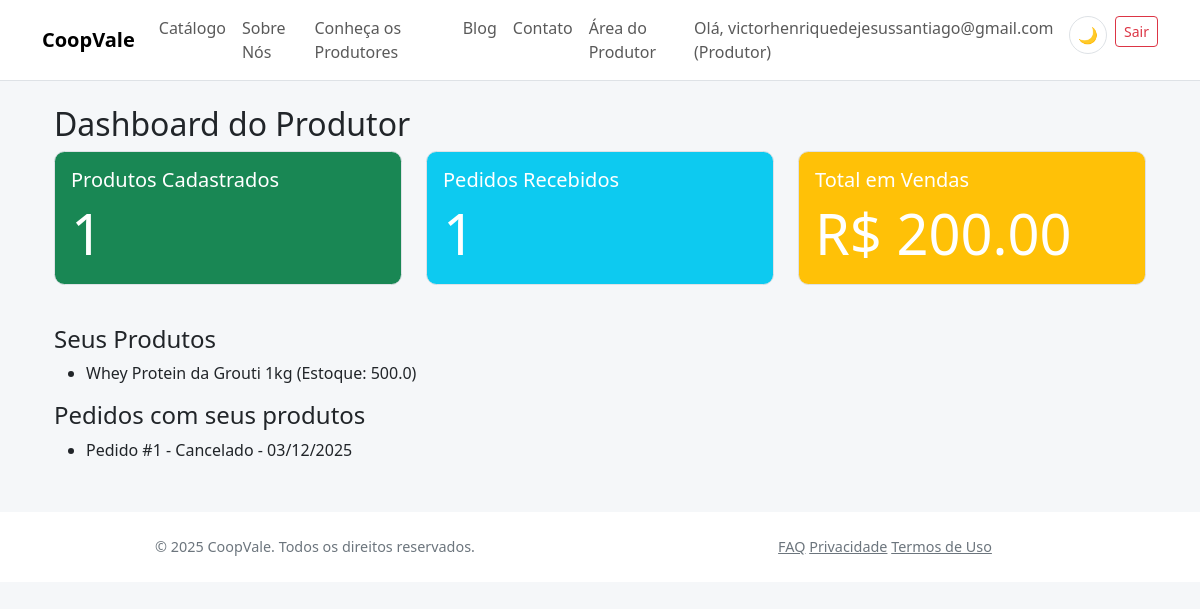
The app's page /produtores/dashboard (signed in) with its own data.
### app/models/core.py (models this page shows, shortened)
class Usuario(db.Model, UserMixin):
    __tablename__ = 'usuarios'
    id = db.Column(db.Integer, primary_key=True)
    email = db.Column(db.String(150), unique=True, nullable=False)
    senha_hash = db.Column(db.String(256), nullable=False)
    tipo_usuario = db.Column(db.String(50), nullable=False, default='visitante')
    ativo = db.Column(db.Boolean, default=True)
    produtor_perfil = db.relationship('Produtor', backref='usuario', uselist=False, lazy=True)
    cliente_perfil = db.relationship('Cliente', backref='usuario', uselist=False, lazy=True)

class Produto(db.Model):
    __tablename__ = 'produtos'
    id = db.Column(db.Integer, primary_key=True)
    nome = db.Column(db.String(150), nullable=False)
    descricao = db.Column(db.Text)
    preco = db.Column(db.Float, nullable=False)
    unidade = db.Column(db.String(20))
    estoque = db.Column(db.Float, default=0.0)
    imagens = db.Column(db.Text)
    tags = db.Column(db.String(200))
    subcategoria = db.Column(db.String(100))
    origem = db.Column(db.String(150))
    informacoes_nutricionais = db.Column(db.Text)
    preco_promocional = db.Column(db.Float)
    sazonal_inicio = db.Column(db.DateTime)
    sazonal_fim = db.Column(db.DateTime)
    produtor_id = db.Column(db.Integer, db.ForeignKey('produtores.id'), nullable=False)
    categoria_id = db.Column(db.Integer, db.ForeignKey('categorias.id'), nullable=False)
    reviews = db.relationship('Review', backref='produto', lazy=True)

class Pedido(db.Model):
    __tablename__ = 'pedidos'
    id = db.Column(db.Integer, primary_key=True)
    cliente_id = db.Column(db.Integer, db.ForeignKey('clientes.id'), nullable=False)
    data = db.Column(db.DateTime, default=lambda: datetime.now(timezone.utc))
    status = db.Column(db.String(50), default='Aguardando confirmação')
    forma_pagamento = db.Column(db.String(50))
    tipo_recebimento = db.Column(db.String(50))
    total = db.Column(db.Float, default=0.0)
    entrega_tipo = db.Column(db.String(20))  # 'retirada' ou 'entrega'
    ponto_retirada_id = db.Column(db.Integer, db.ForeignKey('pontos_retirada.id'))
    taxa_entrega_id = db.Column(db.Integer, db.ForeignKey('taxas_entrega.id'))
    valor_frete = db.Column(db.Float, default=0.0)
    data_agendada = db.Column(db.DateTime)
    observacoes = db.Column(db.Text)
    data_cancelamento = db.Column(db.DateTime)
    motivo_cancelamento = db.Column(db.Text)
    cancelado_por = db.Column(db.String(50))  # cliente, admin, sistema
    itens = db.relationship('ItemPedido', backref='pedido', lazy=True)
    ponto_retirada = db.relationship('PontoRetirada', backref='pedidos', lazy=True)
    taxa_entrega = db.relationship('TaxaEntrega', backref='pedidos', lazy=True)

### app/blueprints/produtores/routes.py (the view)
@produtores_bp.route('/dashboard', endpoint='dashboard_home')
@login_required
def dashboard():
    if current_user.tipo_usuario != 'produtor':
        return render_template('produtores/dashboard.html', erro='Apenas produtores têm acesso ao dashboard.', produtos=[], pedidos=[], total_vendas=0)
    produtor = Produtor.query.filter_by(usuario_id=current_user.id).first()
    produtos = Produto.query.filter_by(produtor_id=produtor.id).all() if produtor else []
    from app.models.core import Pedido, ItemPedido
    pedidos = []
    total_vendas = 0
    if produtos:
        ids_produtos = [p.id for p in produtos]
        itens = ItemPedido.query.filter(ItemPedido.produto_id.in_(ids_produtos)).all()
        pedido_ids = {it.pedido_id for it in itens}
        if pedido_ids:
            pedidos = Pedido.query.filter(Pedido.id.in_(list(pedido_ids))).order_by(Pedido.data.desc()).all()
            total_vendas = sum(it.quantidade * it.preco_unitario for it in itens)
    return render_template('produtores/dashboard.html', erro=None, produtor=produtor, produtos=produtos, pedidos=pedidos, total_vendas=total_vendas)

### app/templates/produtores/dashboard.html
{% extends 'base.html' %}
{% block content %}
<div class="container mt-4">
  <h2>Dashboard do Produtor</h2>
  {% if erro %}
    <div class="alert alert-danger">{{ erro }}</div>
  {% else %}
    <div class="row mb-4">
      <div class="col-md-4">
        <div class="card text-white bg-success mb-3">
          <div class="card-body">
            <h5 class="card-title">Produtos Cadastrados</h5>
            <p class="card-text display-4">{{ produtos|length }}</p>
          </div>
        </div>
      </div>
      <div class="col-md-4">
        <div class="card text-white bg-info mb-3">
          <div class="card-body">
            <h5 class="card-title">Pedidos Recebidos</h5>
            <p class="card-text display-4">{{ pedidos|length }}</p>
          </div>
        </div>
      </div>
      <div class="col-md-4">
        <div class="card text-white bg-warning mb-3">
          <div class="card-body">
            <h5 class="card-title">Total em Vendas</h5>
            <p class="card-text display-4">R$ {{ '%.2f'|format(total_vendas) }}</p>
          </div>
        </div>
      </div>
    </div>
    <h4>Seus Produtos</h4>
    <ul>
      {% for produto in produtos %}
      <li>{{ produto.nome }} (Estoque: {{ produto.estoque }})</li>
      {% endfor %}
    </ul>
    <h4>Pedidos com seus produtos</h4>
    <ul>
      {% for pedido in pedidos %}
      <li>Pedido #{{ pedido.id }} - {{ pedido.status }} - {{ pedido.data.strftime('%d/%m/%Y') }}</li>
      {% endfor %}
    </ul>
  {% endif %}
</div>
{% endblock %}

### app/templates/base.html (shortened to what this page needs)
<!doctype html>
<html lang="pt-br">
<head>
    <link href="https://cdn.jsdelivr.net/npm/bootstrap@5.3.2/dist/css/bootstrap.min.css" rel="stylesheet">
    <link href="{{ url_for('static', filename='css/theme.css') }}" rel="stylesheet">
</head>
<body>
    <nav class="navbar navbar-expand-lg navbar-light bg-light border-bottom">
        <div class="container">
            <a class="navbar-brand" href="{{ url_for('main_bp.index') }}">CoopVale</a>
            <div class="collapse navbar-collapse" id="navbarNav">
                <ul class="navbar-nav me-auto">
                    <li class="nav-item">
                        <a class="nav-link" href="{{ url_for('produtos_bp.catalogo') }}">Catálogo</a>
                    </li>
                    <li class="nav-item">
                        <a class="nav-link" href="{{ url_for('main_bp.sobre') }}">Sobre Nós</a>
                    </li>
                    <li class="nav-item">
                        <a class="nav-link" href="{{ url_for('main_bp.produtores') }}">Conheça os Produtores</a>
                    </li>
                    <li class="nav-item">
                        <a class="nav-link" href="{{ url_for('main_bp.blog_redirect') }}">Blog</a>
                    </li>
                    <li class="nav-item">
                        <a class="nav-link" href="{{ url_for('main_bp.contato') }}">Contato</a>
                    </li>
                    {% if current_user.is_authenticated and current_user.tipo_usuario == 'produtor' %}
                    <li class="nav-item">
                        <a class="nav-link" href="{{ url_for('produtores.dashboard_home') }}">Área do Produtor</a>
                    </li>
                    {% endif %}
                </ul>
                <ul class="navbar-nav">
                    {% if current_user.is_authenticated %}
                    <li class="nav-item">
                        <span class="navbar-text me-3">
                            Olá, {{ current_user.email }} ({{ current_user.tipo_usuario.capitalize() }})
                        </span>
                    </li>
                    <li class="nav-item me-2">
                        <button class="theme-toggle" id="themeToggle" title="Alternar tema">
                            <span id="themeIcon">🌙</span>
                        </button>
                    </li>
                    <li class="nav-item">
                        <a class="btn btn-sm btn-outline-danger" href="{{ url_for('auth.logout') }}">Sair</a>
                    </li>
                    {% endif %}
                </ul>
            </div>
        </div>
    </nav>
    <div class="container mt-4">
        {% block content %}{% endblock %}
    </div>
    <footer class="footer">
        <div class="container">
            <div class="row">
                <div class="col-md-6 text-center text-md-left">
                    <span class="text-muted">© 2025 CoopVale. Todos os direitos reservados.</span>
                </div>
                <div class="col-md-6 text-center text-md-right">
                    <a href="{{ url_for('main_bp.faq') }}" class="text-muted mr-3">FAQ</a>
                    <a href="{{ url_for('main_bp.privacidade') }}" class="text-muted mr-3">Privacidade</a>
                    <a href="{{ url_for('main_bp.termos') }}" class="text-muted">Termos de Uso</a>
                </div>
            </div>
        </div>
    </footer>
</body>
</html>

### app/static/css/theme.css (style rules this page uses)
:root { --coop-green: #1e7e34; --coop-green-light: #27a844; --coop-green-dark: #155724; --coop-accent: #ffb347; --coop-accent-dark: #ff9f2e; --coop-bg: #f5f7f9; --coop-bg-secondary: #ffffff; --coop-text: #212529; --coop-text-muted: #6c757d; --coop-border: #dee2e6; --coop-card-shadow: rgba(0,0,0,.06); --coop-card-shadow-hover: rgba(0,0,0,.12); --coop-border-radius: .65rem; --coop-table-bg: #eef1f3; }
* { transition: background-color .2s ease, color .2s ease, border-color .2s ease; }
body { background: var(--coop-bg); color: var(--coop-text); }
.navbar-nav { list-style: none; margin: 0; padding: 0; }
.navbar-nav .nav-item { display: inline-block; }
.navbar-nav .nav-link { text-decoration: none; }
.navbar-brand { font-weight:700; }
.navbar.bg-light, .footer { background: var(--coop-bg-secondary)!important; border-color: var(--coop-border)!important; }
.card { background: var(--coop-bg-secondary); color: var(--coop-text); border: 1px solid var(--coop-border); border-radius: var(--coop-border-radius); transition: transform .2s ease, box-shadow .2s ease, background-color .2s ease; }
.footer { font-size:.9rem; }
.text-muted { color: var(--coop-text-muted)!important; }
.theme-toggle { background: var(--coop-bg-secondary); border: 1px solid var(--coop-border); border-radius: 50%; width: 38px; height: 38px; display: flex; align-items: center; justify-content: center; cursor: pointer; transition: all .2s ease; }

### app/templates/base.html (style rules this page uses)
.footer { background-color: #f8f9fa; padding: 24px 0; margin-top: 50px; }

### records on screen
Usuario: email "victorhenriquedejesussantiago@gmail.com", tipo_usuario "Produtor"
Produto: nome "Whey Protein da Grouti 1kg", estoque "500.0"
Pedido: id "1", status "Cancelado", data "03/12/2025"

### other values on screen
{{ produtos|length }} "1"
{{ pedidos|length }} "1"
{{ '%.2f'|format(total_vendas) }} "200.00"
